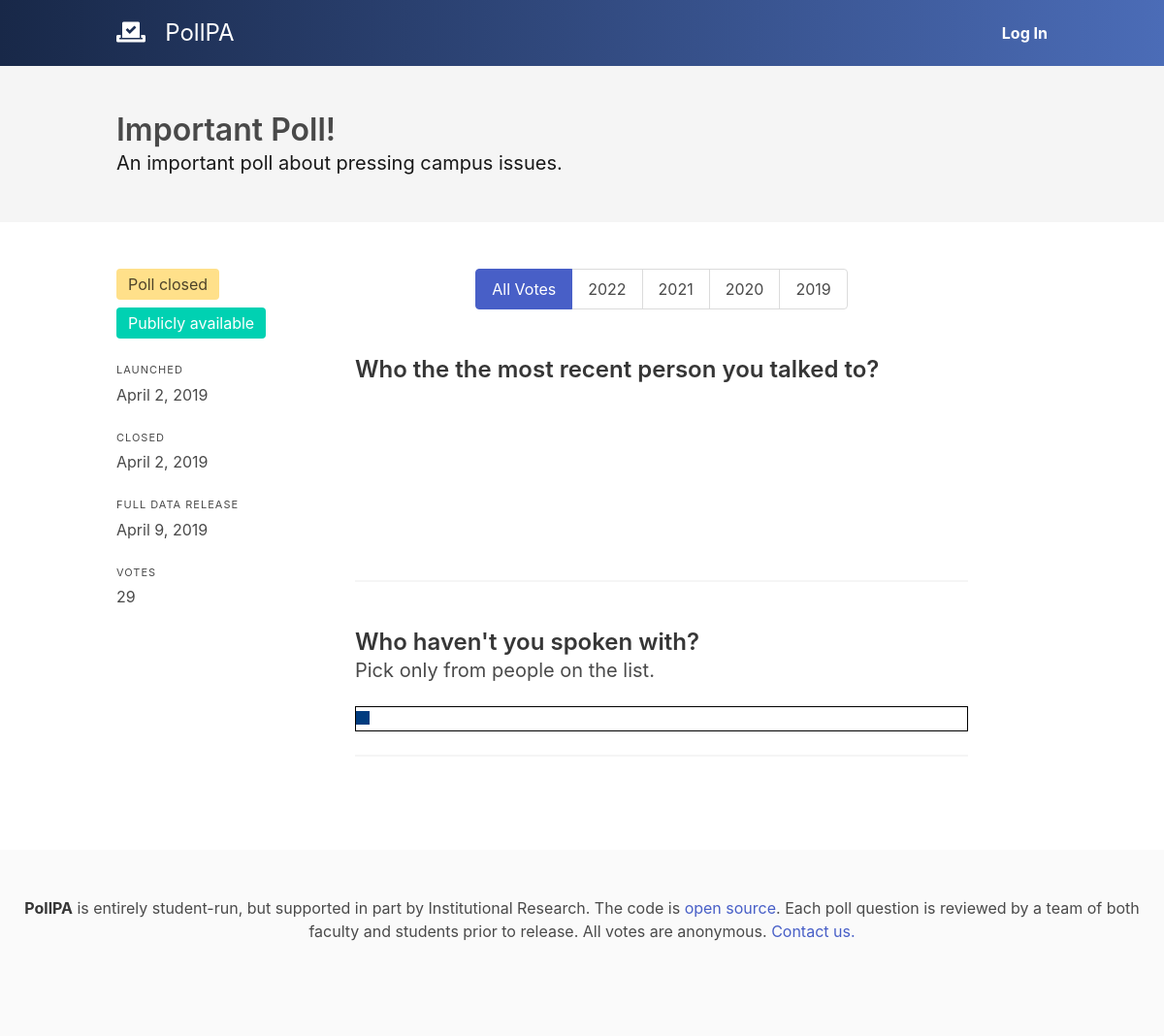
/poll/2/, run on the app's committed database.
### polls/models.py (models this page shows, shortened)
class Poll(models.Model):
    id = models.AutoField(primary_key=True)
    created = models.DateTimeField(auto_now_add=True, db_index=True)
    available = models.DateTimeField(db_index=True)
    closes = models.DateTimeField(db_index=True)
    public = models.DateTimeField(db_index=True)
    title = models.TextField()
    description = models.TextField(blank=True)
    about = models.TextField(default="pressing campus issues")
    @property
    def questions(self):
        return Question.objects.filter(poll=self)
    @property
    def votes(self):
        return Vote.objects.filter(poll=self)
    @property
    def is_public(self):
        return timezone.now() > self.public
    @property
    def is_closed(self):
        return timezone.now() > self.closes
    def state(self, request):
        if not (self.available < timezone.now() or request.user.is_superuser):
            raise Http404()
        if self.public < timezone.now():
            return "results"

class Question(models.Model):
    poll = models.ForeignKey(Poll, on_delete=models.CASCADE)
    text = models.TextField()
    description = models.TextField(blank=True)
    kind = models.CharField(max_length=2, choices=[(
        "MS", "Multiple Select (Checkboxes)"), ("SS", "Single Select (Radio)")], default="SS")
    chart = models.CharField(max_length=20, choices=[("bar", "Bar Chart"), (
        "binary-slider", "Binary Slider"), ("pie", "Pie Chart")], default="bar")
    @property
    def options(self):
        return QuestionOption.objects.filter(question=self).order_by("sorting_key")

### polls/views.py (the view, shortened to what this page needs)
# urls.py: path('poll/<int:poll_id>/', views.poll, name='poll'),
def poll(request, poll_id):
    poll_obj = get_object_or_404(Poll, id=poll_id)
    state = poll_obj.state(request)
    validation = {
        "status": None,
        "text": None
    }
    filter_settings = {
        "grade": "all"
    }
    responses = None
    if state == "results":
        filter_class = request.GET.get("filter", "all")
        filter_settings["grade"] = filter_class
        vote_choices = VoteChoice.objects.filter(question__poll=poll_obj)
        if filter_class != "all":
            vote_choices = vote_choices.filter(vote__grade=int(filter_class))
            filter_settings["total"] = Vote.objects.filter(
                grade=int(filter_class), poll=poll_obj).count()
        else:
            filter_settings["total"] = Vote.objects.filter(
                poll=poll_obj).count()
        responses = []
        for question in poll_obj.questions:
            q_response = {
                "title": question.text,
                "description": question.description,
                "graph": question.chart,
                "xlabel": "Responses",
                "ylabel": "Count",
                "filter_settings": filter_settings,
                "data": [{"x": choice.text, "y": vote_choices.filter(question=question, choice=choice).count()} for choice in question.options]
            }
            responses.append(q_response)
    has_user_voted = False
    if request.user.is_authenticated:
        has_user_voted = VoteFingerprint.objects.filter(
            user=request.user, poll=poll_obj).count() > 0
    return render(request, 'polls/poll.html', {
        "poll": poll_obj,
        "error": None,
        "state": state,
        "responses": responses,
        "validation": validation,
        "grades": ["2022", "2021", "2020", "2019"],
        "filter_settings": filter_settings,
        "has_user_voted": has_user_voted
    })

### polls/templates/polls/poll.html (shortened to what this page needs)
{% extends 'polls/content.html' %}
{% load static %}
{% load humanize %}
{% block header %}
<section class="hero is-light">
  <div class="hero-body">
    <div class="container">
      <h1 class="title">
        {{poll.title}}
      </h1>
      <h2 class="subtitle">
        {{poll.description}}
      </h2>
    </div>
  </div>
</section>
{% endblock %}
{% block content %}
<section id="poll" class="columns">
  {% if state != "vote" %}
  <div class="column is-3">
    <div class="tags">
      {% if poll.is_closed %}
        <span class="tag is-medium is-warning">Poll closed</span>
      {% else %}
        <span class="tag is-medium is-link">Closes {{poll.closes|naturaltime}}</span>
      {% endif %}
      {% if poll.is_public %}
        <span class="tag is-medium is-primary">Publicly available</span>
      {% endif %}
    </div>
    <p class="heading">Launched</p>
    <p>{{poll.available|naturalday|capfirst}}</p>
    <br>
    <p class="heading">Closed</p>
    <p>{{poll.available|naturalday|capfirst}}</p>
    <br>
    <p class="heading">Full Data Release</p>
    <p>{{poll.public|naturalday|capfirst}}</p>
    <br>
    <p class="heading">Votes</p>
    <p>{{poll.votes|length|intcomma}}</p>
  </div>
  {% endif %}
  <div class="column is-8" id="questions">
    {% if state == "results" %}
      <div class="tabs is-toggle is-centered">
        <ul>
          <li class="{% if filter_settings.grade == "all" %} is-active {% endif %}">
            <a href="?filter=all">
              <span>All Votes</span>
            </a>
          </li>
          {% for grade in grades %}
          <li class="{% if filter_settings.grade == grade %} is-active {% endif %}">
            <a href="?filter={{grade}}">
              <span>{{grade}}</span>
            </a>
          </li>
          {% endfor %}
        </ul>
      </div>
      <br>
      {% if filter_settings.total > 2 %}
        {% for response in responses %}
          <h2 class="is-size-4 title">{{response.title}}</h2>
          {% if response.description %}<p class="subtitle is-size-5">{{response.description}}&nbsp;</p> {% endif %}
          {% if response.graph == "bar" %}
            {% include "polls/graphs/bar.html" with data=response.data xlabel=response.xlabel ylabel=response.ylabel %}
          {% elif response.graph == "binary-slider" %}
            {% include "polls/graphs/binary-slider.html" with data=response.data %}
          {% elif response.graph == "pie" %}
            {% include "polls/graphs/pie.html" with data=response.data ylabel=response.ylabel  %}
          {% endif %}
          <hr>
          <br>
        {% endfor %}
      {% else %}
        <div class="notification is-light">
          <p>
            Because there are fewer than three votes which match your filter, no results can be shown.
          </p>
        </div>
      {% endif %}
    {% endif %}
  </div>
</section>
{% endblock %}

### data on the page
Poll: title "Important Poll!", description "An important poll about pressing campus issues.", available "April 2, 2019", public "April 9, 2019", votes|length "29"
Question: title "Who the the most recent person you talked to?", chart "bar" (drawn)
Question: title "Who haven't you spoken with?", description "Pick only from people on the list.", chart "binary-slider" (drawn)

### other printed values
{{ grade }} "2022" "2021" "2020" "2019"
